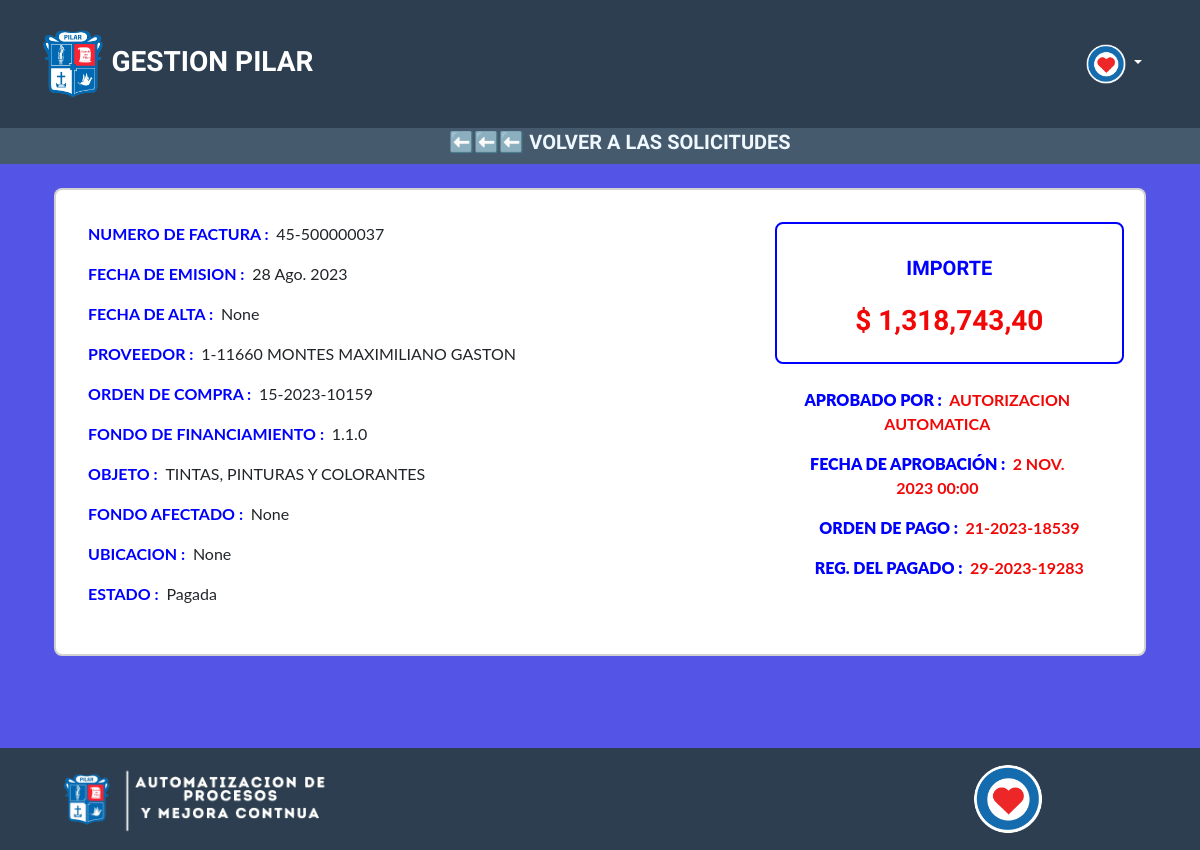
/factura/detalleFactura/15726/ (signed in), run on the app's committed database.
### facturas/models.py (models this page shows, shortened)
class Factura(models.Model):
    nro_factura = models.CharField(max_length = 255, blank=True, null = True)
    proveedor = models.CharField(max_length = 255, blank=True, null = True)
    total = models.DecimalField(max_digits=15, decimal_places=2, default=0, blank=True, null = True)
    codigo = models.ForeignKey(CodigoFinanciero, on_delete=models.CASCADE, blank=True, null = True)
    emision = models.DateField(blank=True, null = True)
    alta = models.DateField(blank=True, null = True)
    oc = models.CharField(max_length = 255, blank=True, null = True)
    ff = models.CharField(max_length = 255, blank=True, null = True)
    unidad_ejecutora = models.CharField(max_length = 255, blank=True, null = True)
    objeto = models.CharField(max_length = 255, blank=True, null = True)
    fondo_afectado = models.CharField(max_length = 255, blank=True, null = True)
    ubicacion = models.CharField(max_length = 255, blank=True, null = True)
    devengado = models.BooleanField(default=False)
    autorizado = models.BooleanField(default=False)
    autorizado_por = models.CharField(max_length=255, blank=True, null=True)
    autorizado_fecha = models.DateTimeField(blank=True, null=True)
    class Meta:
        verbose_name = 'Factura'
        verbose_name_plural ='Facturas'
    @property
    def estado(self):
        ordenesPagadas = OrdenDePago.objects.filter(nro_factura=self.nro_factura, proveedor=self.proveedor, pagado = True)
        ordenesNoPagadas = OrdenDePago.objects.filter(nro_factura=self.nro_factura, proveedor=self.proveedor, pagado = False)
        if ordenesPagadas:
            subtotal = 0
            for orden in ordenesPagadas:
                subtotal += orden.total
            if subtotal == self.total:
                return "Pagada"
            elif subtotal < self.total and subtotal > 0:
                return "Pagos parciales"
        elif ordenesNoPagadas:
            return "OP"
        else:
            if self.devengado == True:
                return "Devengado"
            else:
                return "Pendiente"

class OrdenDePago(models.Model):
    op = models.CharField(max_length=255, blank=True, null=True)
    nro_factura = models.CharField(max_length=255, blank=True, null=True)
    registro_pagado = models.CharField(max_length=255, blank=True, null=True)
    proveedor = models.CharField(max_length=255, blank=True, null=True)
    total = models.DecimalField(default=0, max_digits=25, decimal_places=2, blank=True, null=True)
    pagado = models.BooleanField(default=False)
    fechaOp = models.DateField(blank=True, null = True)
    class Meta:
        verbose_name = 'orden de pago'
        verbose_name_plural ='Ordenes de pago'

### facturas/views.py (the view)
# urls.py: path('detalleFactura/<int:factura_detalle_id>/', detalleFactura, name='detalleFactura'),
@contaduria_required
def detalleFactura(request, factura_detalle_id):
    factura_detalle = Factura.objects.get(pk=factura_detalle_id)
    op = None
    if OrdenDePago.objects.filter(nro_factura = factura_detalle.nro_factura, proveedor = factura_detalle.proveedor).exists():
        op = OrdenDePago.objects.filter(nro_factura = factura_detalle.nro_factura, proveedor = factura_detalle.proveedor).first()
    totalDisponible = obtenerDineroDisponible(factura_detalle.codigo.codigo)
    if request.method == 'POST':
        if 'factura_button_id' in request.POST:
            autorizarFactura(request)
        return redirect('facturas')
    context = {
        'factura' : factura_detalle,
        'totalDisponible': totalDisponible,
        'ordenDePago': op,
    }
    return render(request, 'factura_detalle.html', context)

### administracion/gestion_pases.py (called while the page is built)
def is_contaduria_user(user):
    return user.is_authenticated and user.groups.filter(name='acceso_contaduria').exists()

### facturas/views.py (called while the page is built)
def obtenerDineroDisponible(codigo):
    totalUsado = 0
    codigosUsados = CodigoUsado.objects.filter(codigo_financiero__codigo = codigo, fecha__month = ExtractMonth(timezone.now()))
    totalUsado = codigosUsados.aggregate(total=Sum('monto_usado'))['total'] or 0
    proyeccion = ProyeccionGastos.objects.filter(codigo__codigo=codigo, mes = datetime.datetime.now().month, ejercicio = datetime.datetime.now().year)
    totalDisponible = proyeccion.aggregate(total=Sum('importe'))['total'] or 0
    facturasAutorizadas = Factura.objects.filter(codigo__codigo=codigo, autorizado_fecha__month = ExtractMonth(timezone.now()))
    totalFacturasAutorizadas = facturasAutorizadas.aggregate(total=Sum('total'))['total'] or 0
    totalDisponible = float(round(totalDisponible - totalFacturasAutorizadas  + totalUsado, 2))
    return totalDisponible

### facturas/templates/factura_detalle.html (shortened to what this page needs)
{% extends 'index.html' %}
{% load humanize %}
{% load static %}
{% block title %}
<a href="/factura/facturas/" style="color: aliceblue;text-decoration: none;">⬅️⬅️⬅️ Volver a las solicitudes </a>
{% endblock %}
{% block content %}
<form method="post">
    <div class="container mt-4" style="min-height: 70vh;">
        <div class="card">
            <div class="card-body">
                <div class="section">
                    <div class="row p-3">
                        <div class="col-8">
                            <p><b class="text-primary text-uppercase">Numero de factura :&nbsp;&nbsp;</b>{{factura.nro_factura }}</p>
                            <p><b class="text-primary text-uppercase">Fecha de emision :&nbsp;&nbsp;</b>{{ factura.emision }}</p>
                            <p><b class="text-primary text-uppercase">Fecha de alta :&nbsp;&nbsp;</b>{{ factura.alta }}
                            </p>
                            <p><b class="text-primary text-uppercase">Proveedor :&nbsp;&nbsp;</b>{{ factura.proveedor }}
                            </p>
                            <p><b class="text-primary text-uppercase">Orden de compra :&nbsp;&nbsp;</b>{{ factura.oc }}
                            </p>
                            <p><b class="text-primary text-uppercase">Fondo de financiamiento :&nbsp;&nbsp;</b>{{factura.ff }}</p>
                            <p><b class="text-primary text-uppercase">Objeto :&nbsp;&nbsp;</b>{{ factura.objeto }}</p>
                            <p><b class="text-primary text-uppercase">Fondo afectado :&nbsp;&nbsp;</b>{{factura.fondo_afectado }}</p>
                            <p><b class="text-primary text-uppercase">Ubicacion :&nbsp;&nbsp;</b>{{factura.ubicacion }}</p>
                            <p><b class="text-primary text-uppercase">Estado :&nbsp;&nbsp;</b>{{factura.estado }}</p>
                        </div>
                        <div class="col-4">
                            <div class="row text-center">
                                <div class="card border-primary">
                                    <div class="card-body">
                                        <h5 class="text-primary text-uppercase pt-3"><b>Importe</b></h5>
                                        <h3 class="pt-3"><b style="color: #f20707;">$ {{factura.total|floatformat:2|intcomma }}</h3>
                                    </div>
                                </div>
                            </div>
                            <div class="row text-center mt-3">
                                <div class="container text-center card" style="border: white;">
                                    <div class="row" style="padding: 1vh;">
                                        {% if factura.estado == 'Devengado' and factura.autorizado == False %}
                                        <div class="col-6 mx-auto">
                                            {% if factura.total < totalDisponible %} <button type="submit"
                                                class="btn btn-success" name="factura_button_id" value="{{ factura.id }}">
                                                <img class="logo" src="{% static 'assets/iconos/autorizar.png' %}"
                                                    alt="" style="max-height: 60px;">
                                                <p class="text-uppercase text-center">autorizar factura</p>
                                                </button>
                                                {% else %}
                                                <button type="button" class="btn btn-success error-button">
                                                    <img class="logo" src="{% static 'assets/iconos/autorizar.png' %}"
                                                        alt="" style="max-height: 60px;">
                                                    <p class="text-uppercase text-center">autorizar factura</p>
                                                </button>
                                                {% endif %}
                                        </div>
                                        {% else %}
                                            {% if factura.autorizado == True %}
                                                <div class="row">
                                                    <p class="text-uppercase"><b class="text-primary text-uppercase">Aprobado por :&nbsp;&nbsp;</b>{{ factura.autorizado_por}}</p>
                                                    <p class="text-uppercase"><b class="text-primary text-uppercase">Fecha de aprobación :&nbsp;&nbsp;</b>{{ factura.autorizado_fecha }}</p>
                                                </div>
                                            {% endif %}
                                            {% if factura.estado == "Pagada"%}
                                                <p><b class="text-primary text-uppercase">Orden de pago :&nbsp;&nbsp;</b>{{ ordenDePago.op }}</p>
                                                <p><b class="text-primary text-uppercase">Reg. del Pagado :&nbsp;&nbsp;</b>{{ ordenDePago.registro_pagado }}</p>
                                            {% endif %}
                                        {% endif %}
                                    </div>
                                </div>
                            </div>
                        </div>
                    </div>
                </div>
            </div>
        </div>
        <div class="row" style="height: 30px;"></div>
    </div>
</form>
{% endblock %}

### data on the page
Factura: nro_factura "45-500000037", emision "28 Ago. 2023", alta "None", proveedor "1-11660 MONTES MAXIMILIANO GASTON", oc "15-2023-10159", ff "1.1.0", objeto "TINTAS, PINTURAS Y COLORANTES", fondo_afectado "None", ubicacion "None", estado "Pagada", total "1,318,743,40", autorizado_por "AUTORIZACION AUTOMATICA", autorizado_fecha "2 NOV. 2023 00:00"
OrdenDePago: op "21-2023-18539", registro_pagado "29-2023-19283"
